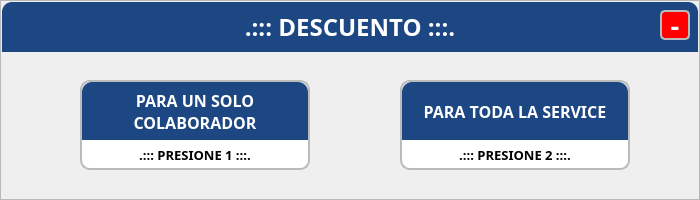
    <widget class="QFrame" name="frmDescuentoAlerta">
     <property name="geometry">
      <rect>
       <x>450</x>
       <y>350</y>
       <width>700</width>
       <height>200</height>
      </rect>
     </property>
     <property name="styleSheet">
      <string notr="true">#frmDescuentoAlerta{background-color: rgb(255, 255, 255);
color: rgb(0, 0, 0);
border:none;
border-radius: 10px;
border: 2px solid #D9D9D9;}</string>
     </property>
     <property name="frameShape">
      <enum>QFrame::StyledPanel</enum>
     </property>
     <property name="frameShadow">
      <enum>QFrame::Raised</enum>
     </property>
     <widget class="QLabel" name="lblTituloDescuento">
      <property name="geometry">
       <rect>
        <x>2</x>
        <y>2</y>
        <width>696</width>
        <height>50</height>
       </rect>
      </property>
      <property name="font">
       <font>
        <family>Poppins</family>
        <pointsize>18</pointsize>
        <weight>75</weight>
        <bold>true</bold>
       </font>
      </property>
      <property name="styleSheet">
       <string notr="true">background-color: rgb(29, 71, 131);
color: rgb(255, 255, 255);
border-top-left-radius: 10px;
border-top-right-radius: 10px;</string>
      </property>
      <property name="text">
       <string>.::: DESCUENTO :::.</string>
      </property>
      <property name="alignment">
       <set>Qt::AlignCenter</set>
      </property>
     </widget>
     <widget class="QLabel" name="lblCerrarDescuento">
      <property name="geometry">
       <rect>
        <x>660</x>
        <y>10</y>
        <width>30</width>
        <height>30</height>
       </rect>
      </property>
      <property name="font">
       <font>
        <family>Poppins</family>
        <pointsize>20</pointsize>
        <weight>75</weight>
        <bold>true</bold>
       </font>
      </property>
      <property name="styleSheet">
       <string notr="true">background-color: rgb(255, 0, 0);
color: rgb(255, 255, 255);
border-radius: 5px;
border: 2px solid #bbbbbb;</string>
      </property>
      <property name="text">
       <string>-</string>
      </property>
      <property name="alignment">
       <set>Qt::AlignCenter</set>
      </property>
     </widget>
     <widget class="QFrame" name="frmBtnTodoService">
      <property name="geometry">
       <rect>
        <x>400</x>
        <y>80</y>
        <width>230</width>
        <height>90</height>
       </rect>
      </property>
      <property name="styleSheet">
       <string notr="true">#frmBtnTodoService{
background-color: rgb(255, 255, 255);
border-radius: 10px;
border: 2px solid #bbbbbb;
}</string>
      </property>
      <property name="frameShape">
       <enum>QFrame::StyledPanel</enum>
      </property>
      <property name="frameShadow">
       <enum>QFrame::Raised</enum>
      </property>
      <widget class="QLabel" name="lblPresione2Descuento">
       <property name="geometry">
        <rect>
         <x>0</x>
         <y>60</y>
         <width>230</width>
         <height>30</height>
        </rect>
       </property>
       <property name="font">
        <font>
         <family>Poppins</family>
         <pointsize>10</pointsize>
         <weight>75</weight>
         <bold>true</bold>
        </font>
       </property>
       <property name="text">
        <string>.::: PRESIONE 2 :::.</string>
       </property>
       <property name="alignment">
        <set>Qt::AlignCenter</set>
       </property>
      </widget>
      <widget class="QLabel" name="lblDescuentoTodoService">
       <property name="geometry">
        <rect>
         <x>2</x>
         <y>2</y>
         <width>226</width>
         <height>58</height>
        </rect>
       </property>
       <property name="font">
        <font>
         <family>Poppins</family>
         <pointsize>12</pointsize>
         <weight>75</weight>
         <bold>true</bold>
        </font>
       </property>
       <property name="styleSheet">
        <string notr="true">color: rgb(255, 255, 255);
border-top-left-radius: 10px;
border-top-right-radius: 10px;
background-color: rgb(29, 71, 131);</string>
       </property>
       <property name="text">
        <string>PARA TODA LA SERVICE</string>
       </property>
       <property name="alignment">
        <set>Qt::AlignCenter</set>
       </property>
      </widget>
     </widget>
     <widget class="QFrame" name="frmBtnUnSoloTrabajador">
      <property name="geometry">
       <rect>
        <x>80</x>
        <y>80</y>
        <width>230</width>
        <height>90</height>
       </rect>
      </property>
      <property name="styleSheet">
       <string notr="true">#frmBtnUnSoloTrabajador{
background-color: rgb(255, 255, 255);
border-radius: 10px;
border: 2px solid #bbbbbb;
}</string>
      </property>
      <property name="frameShape">
       <enum>QFrame::StyledPanel</enum>
      </property>
      <property name="frameShadow">
       <enum>QFrame::Raised</enum>
      </property>
      <widget class="QLabel" name="lblPresione1Descuento">
       <property name="geometry">
        <rect>
         <x>0</x>
         <y>60</y>
         <width>230</width>
         <height>30</height>
        </rect>
       </property>
       <property name="font">
        <font>
         <family>Poppins</family>
         <pointsize>10</pointsize>
         <weight>75</weight>
         <bold>true</bold>
        </font>
       </property>
       <property name="text">
        <string>.::: PRESIONE 1 :::.</string>
       </property>
       <property name="alignment">
        <set>Qt::AlignCenter</set>
       </property>
      </widget>
      <widget class="QLabel" name="lblDescuentoUnSoloTrabajador">
       <property name="geometry">
        <rect>
         <x>2</x>
         <y>2</y>
         <width>226</width>
         <height>58</height>
        </rect>
       </property>
       <property name="font">
        <font>
         <family>Poppins</family>
         <pointsize>12</pointsize>
         <weight>75</weight>
         <bold>true</bold>
        </font>
       </property>
       <property name="styleSheet">
        <string notr="true">color: rgb(255, 255, 255);
border-top-left-radius: 10px;
border-top-right-radius: 10px;
background-color: rgb(29, 71, 131);</string>
       </property>
       <property name="text">
        <string>PARA UN SOLO
COLABORADOR</string>
       </property>
       <property name="alignment">
        <set>Qt::AlignCenter</set>
       </property>
      </widget>
     </widget>
    </widget>
